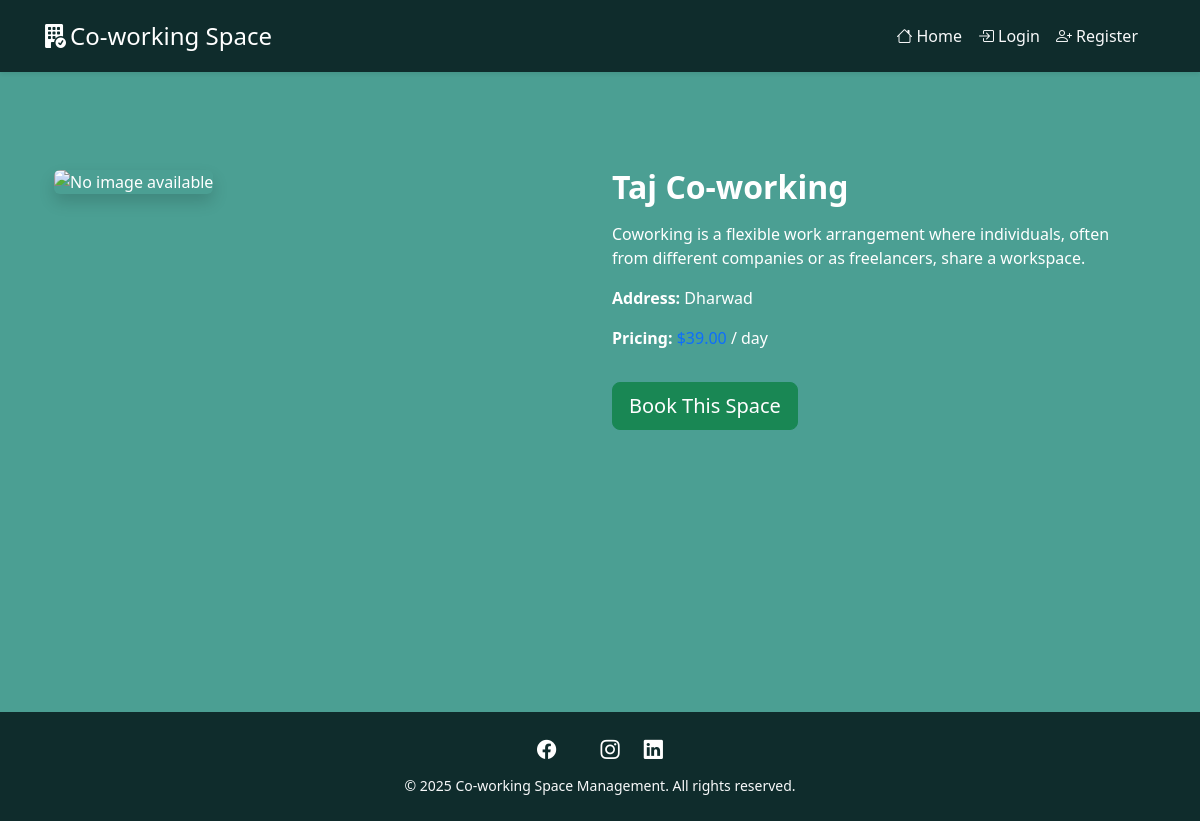
/spaces/2/, run on the app's committed database.
### spaces/models.py (models this page shows, shortened)
class Space(models.Model):
    name = models.CharField(max_length=255)
    description = models.TextField()
    address = models.CharField(max_length=300)
    available = models.BooleanField(default=True)
    pricing = models.DecimalField(max_digits=8, decimal_places=2)

### spaces/views.py (the view)
# urls.py: path('<int:space_id>/', views.space_detail, name='space-detail'),
def space_detail(request, space_id):
    space = get_object_or_404(Space, id=space_id)
    return render(request, 'spaces/space_detail.html', {'space': space})

### spaces/templates/spaces/space_detail.html (shortened to what this page needs)
{% extends "base.html" %}
{% block content %}
<section class="container py-5">
  <div class="row">
    <div class="col-md-6 mb-4">
      {% if space.image %}
        <img src="{{ space.image.url }}" class="img-fluid rounded shadow" alt="{{ space.name }}">
      {% else %}
        <img src="https://i.pinimg.com/736x/a1/06/c7/a106c7e0256afac9d2e4295c42bf0163.jpg" class="img-fluid rounded shadow" alt="No image available">
      {% endif %}
    </div>
    <div class="col-md-6">
      <h2 class="fw-bold mb-3 text-white">{{ space.name }}</h2>
      <p class="mb-3 text-white">{{ space.description }}</p>
      <p class="mb-3 text-white"><strong>Address:</strong> {{ space.address }}</p>
      <p class="mb-3 text-white"><strong>Pricing:</strong> <span class="text-primary">${{ space.pricing }}</span> / day</p>
      <a href="/bookings/book/{{ space.id }}/" class="btn btn-success btn-lg mt-3">Book This Space</a>
    </div>
  </div>
</section>
{% endblock %}

### home/templates/base.html (style rules this page uses)
:root { --main-bg: #4b9f93; --header-bg: #0f2c2c; --footer-bg: #0f2c2c; --accent: #f8f9fa; }
body { background-color: var(--main-bg); color: #fff; font-family: 'Segoe UI', Tahoma, Geneva, Verdana, sans-serif; }

### data on the page
Space: name "Taj Co-working", description "Coworking is a flexible work arrangement where individuals, often from different companies or as freelancers, share a workspace.", address "Dharwad", pricing "39.00"
